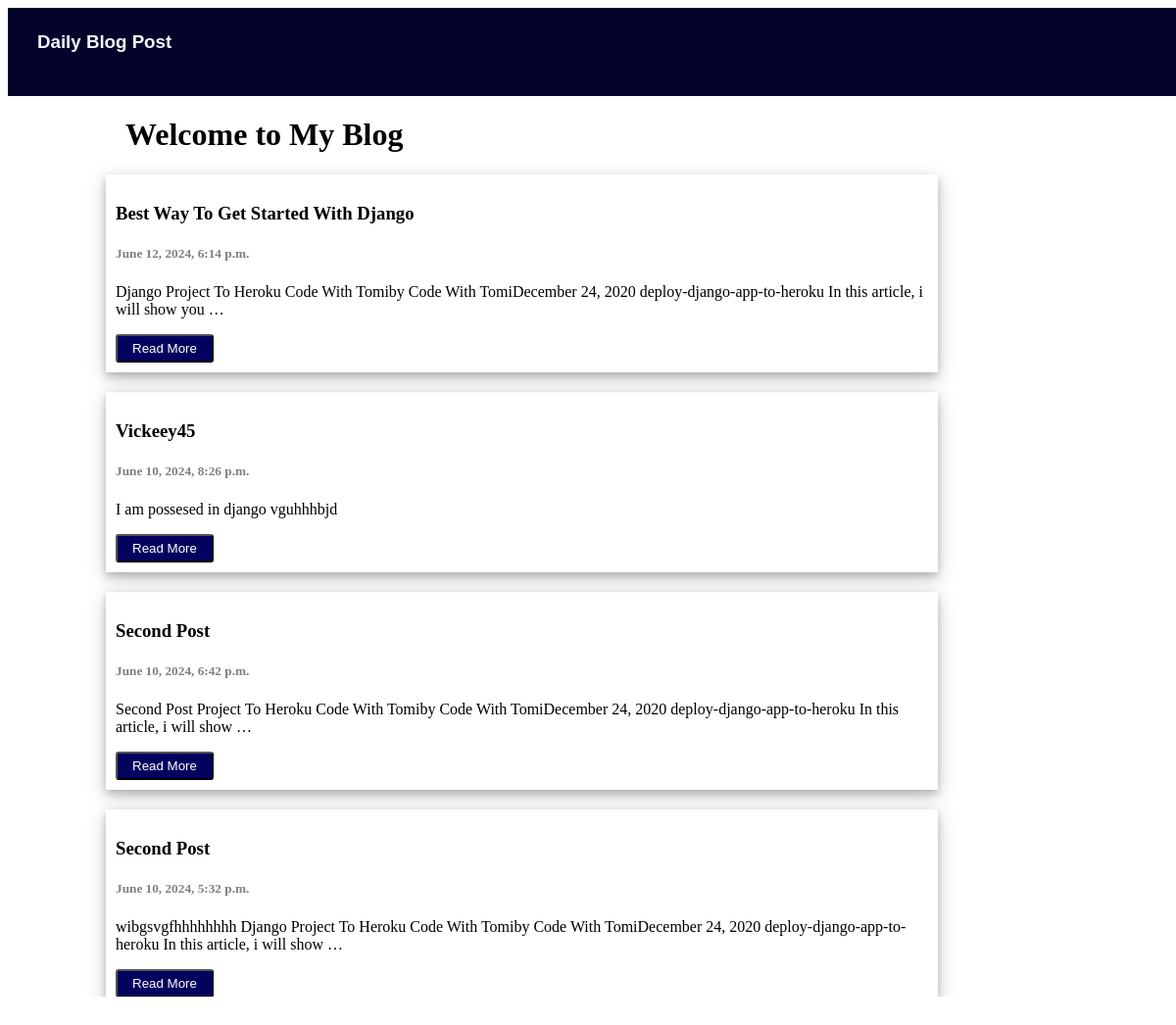
The page / on the database its author committed.
### myblogapp/models.py (models this page shows)
class MyBlog(models.Model):
    title = models.CharField(max_length=50)
    body  = models.CharField(max_length=5000)
    created_at = models.DateTimeField(default=datetime.now)

### myblogapp/views.py (the view)
# urls.py: path('',views.index,name='index'),
def index(request):
    mypost = MyBlog.objects.all()
    return render(request, 'index.html',{'mypost':mypost})

### templates/index.html (shortened to what this page needs)
<body>
    <div class="menubar">
        <marquee width="15%" direction="right" height="100px"><h3>Daily Blog Post</h3></marquee>
    </div>
    <div class="title">
        <h1>Welcome to My Blog</h1>
    </div>
    {% for post in mypost reversed %}
    <div class="body">
        <h3>{{post.title}}</h3>
        <h5 style="color: gray;">{{post.created_at}}</h5>
        <p>{{post.body|truncatewords:20}}</p>
        <a href="/mypost/{{post.id}}"><button>Read More</button></a>
    </div>
    {% endfor %}
</body>

### templates/index.html (style rules this page uses)
.menubar { width: 100%; height: 80px; background-color: rgb(3, 3, 43); color: aliceblue; padding: 5px; padding-left: 30px; font-family: Verdana, Geneva, Tahoma, sans-serif; }
.title { margin-left: 120px; }
.body { margin: 20px; padding: 10px; margin-left: 100px; width: 70%; box-shadow: 0 4px 8px 0 rgba(0, 0, 0, 0.2),0 6px 20px 0 rgba(0, 0, 0, 0.19); }
button { background-color: rgb(3, 3, 95); color: white; padding: 5px; width: 100px; border-radius: 3px; }

### rows shown on the page
MyBlog: title "Best Way To Get Started With Django", created_at "June 12, 2024, 6:14 p.m.", body "Django Project To Heroku Code With Tomiby Code With TomiDecember 24, 2020 deploy-django-app-to-heroku In this article, i will show you …"
MyBlog: title "Vickeey45", created_at "June 10, 2024, 8:26 p.m.", body "I am possesed in django vguhhhbjd"
MyBlog: title "Second Post", created_at "June 10, 2024, 6:42 p.m.", body "Second Post Project To Heroku Code With Tomiby Code With TomiDecember 24, 2020 deploy-django-app-to-heroku In this article, i will show …"
MyBlog: title "Second Post", created_at "June 10, 2024, 5:32 p.m.", body "wibgsvgfhhhhhhhh Django Project To Heroku Code With Tomiby Code With TomiDecember 24, 2020 deploy-django-app-to-heroku In this article, i will show …"
